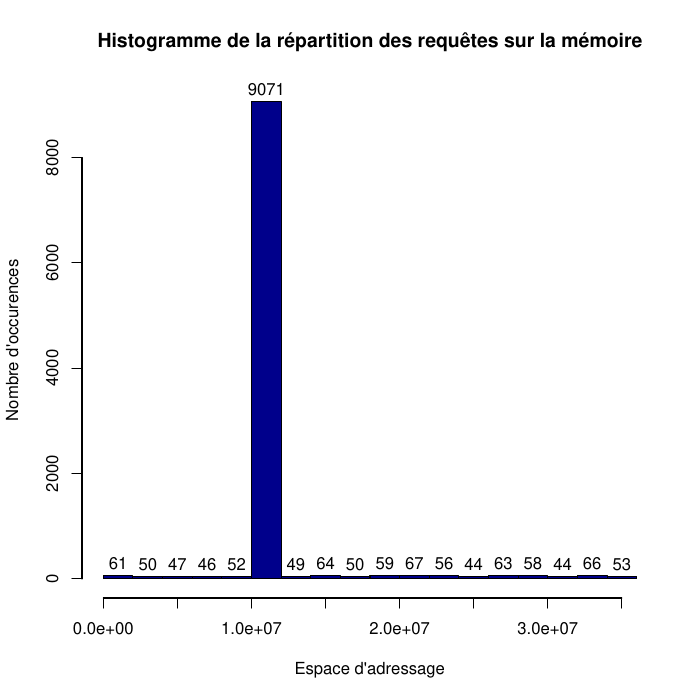

This figure's R source:

trace_hotspot = read.table(file = "traceHspot");
names(trace_hotspot) = c("#Requete", "Adresse");

pdf("histogramme_memoire.pdf");

hist(trace_hotspot[,2], 
     main = "Histogramme de la répartition des requêtes sur la mémoire",
     labels = TRUE,
     xlab = "Espace d'adressage",
     ylab = "Nombre d'occurences",
     col = "darkblue");

dev.off()